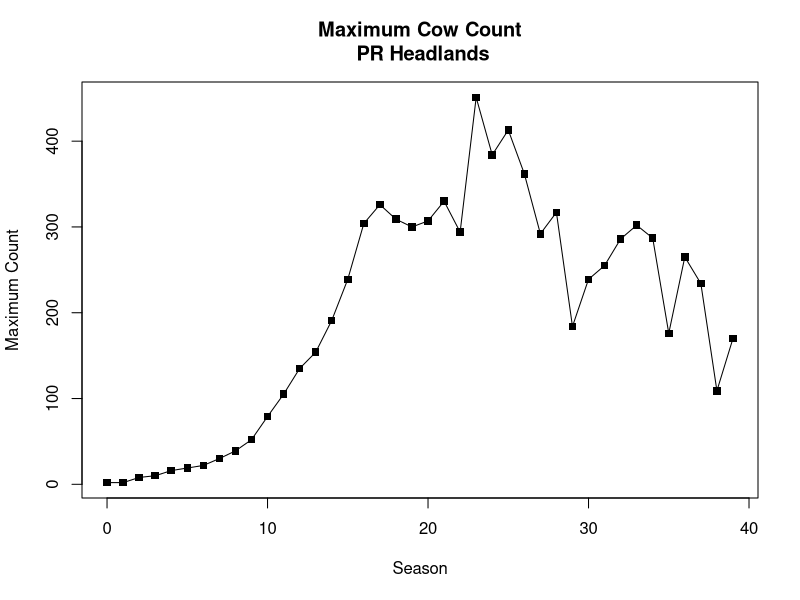
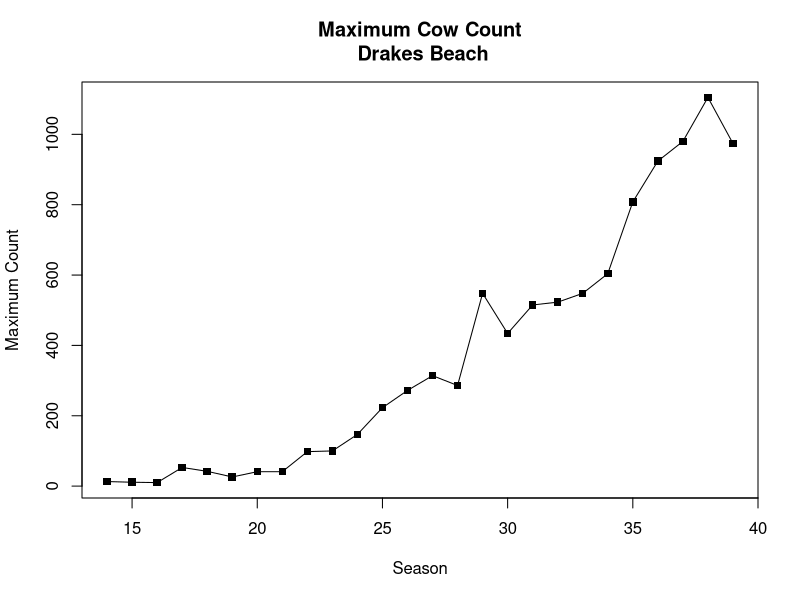
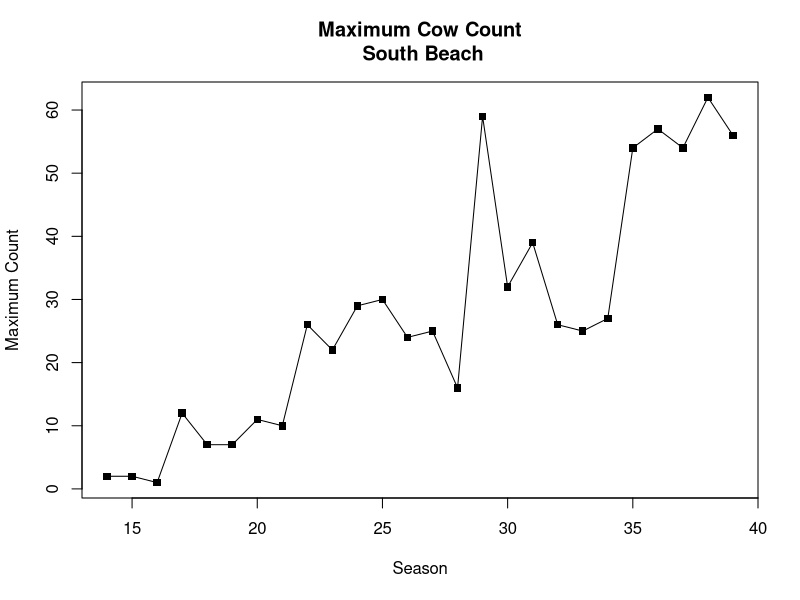
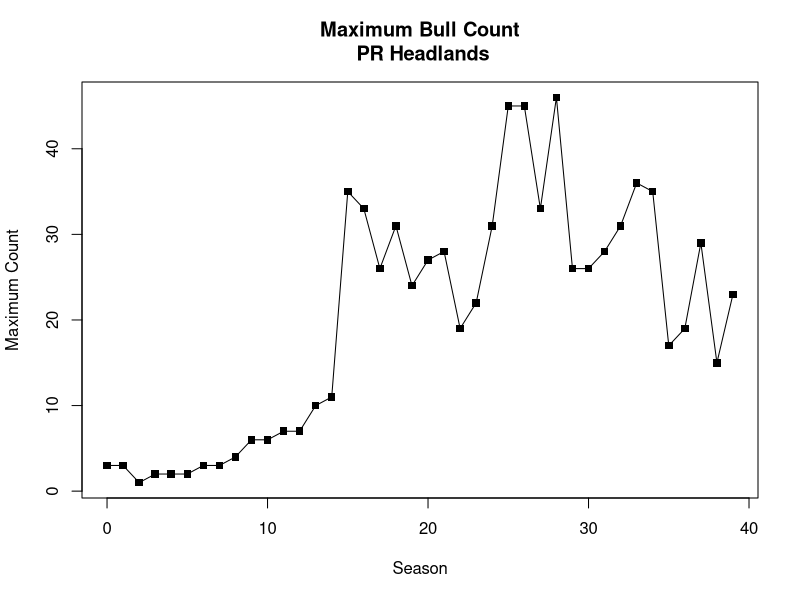
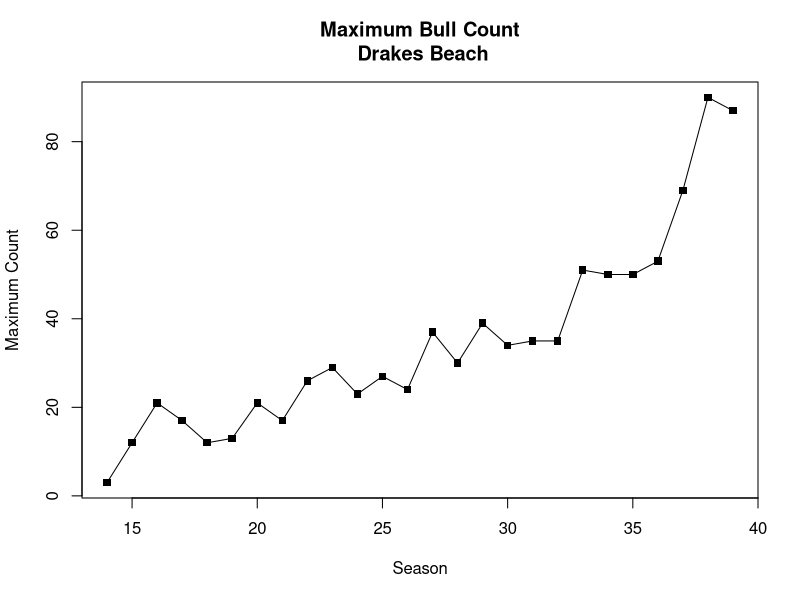
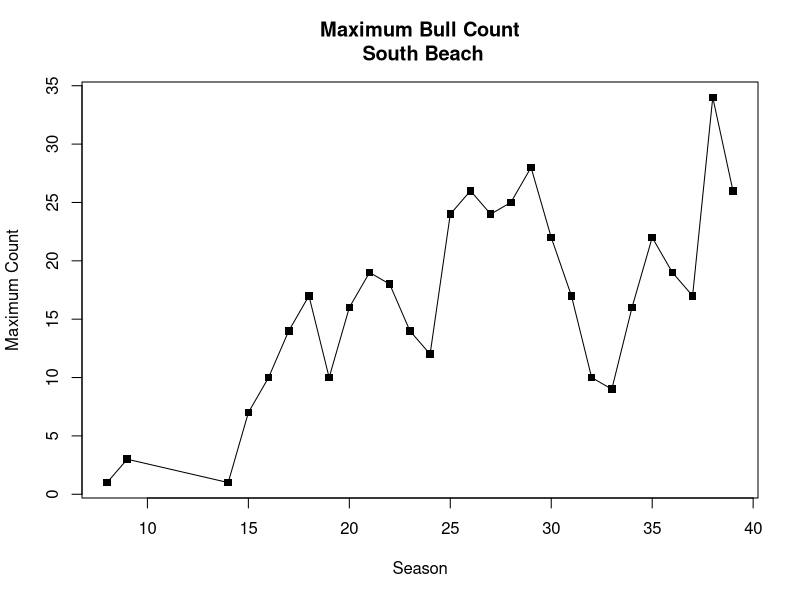
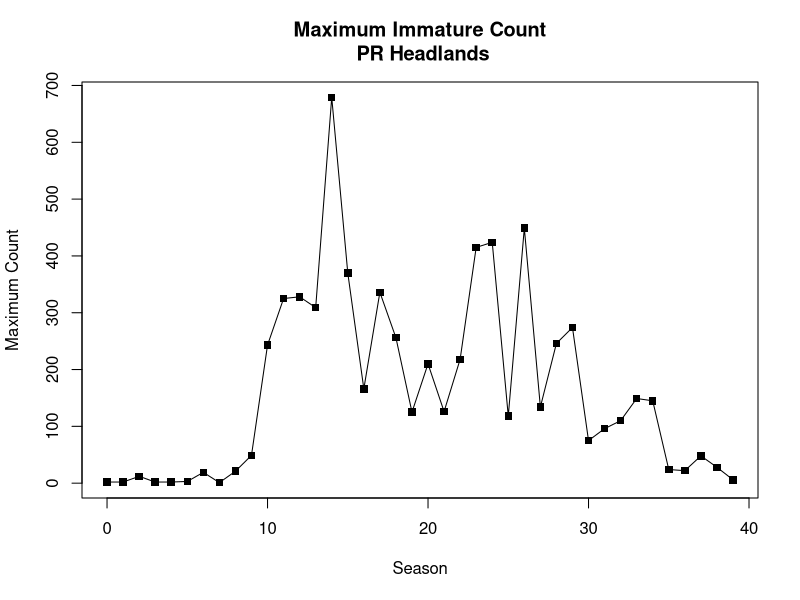
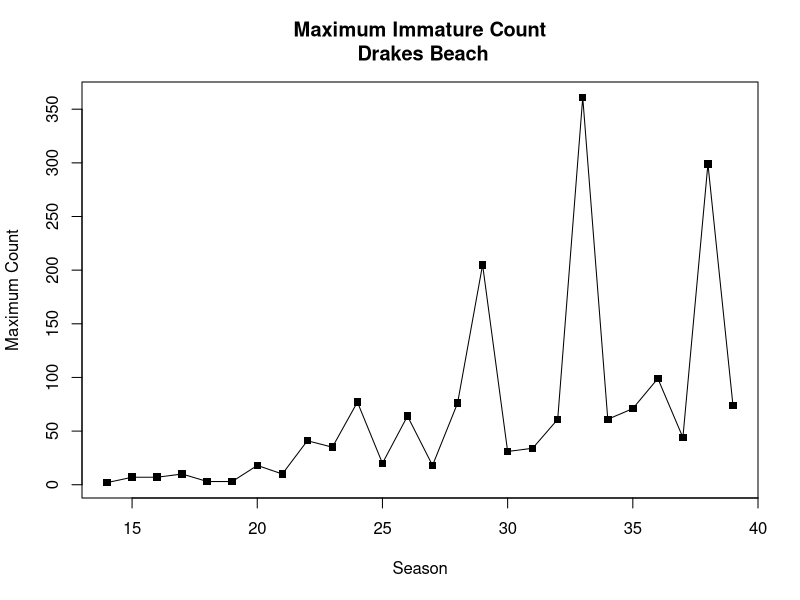

Here is the R script that generated these plots, in order:
# Notes about the data:
# (directly from spreadsheet)
# Feb/March 1983 Access was restricted because road was washed out due to  El Nino storms)
# Did not include partial surveys completed during the 2018/2019 government shutdown
# (from Silas)
# In this analysis I ignore the seals labeled as "UNK"/unknown because it doesn't make sense to take the max of this age class

library("readxl")
library(dplyr)

setwd("~/Internship Summer 2021")
seals <- read_excel("Eseal_1981-2020.xlsx")
# get rid of weird column
seals <- subset(seals, select = -(...6))
# get rid of deadpup (550 instances)
seals <- subset(seals, Age !="DEADPUP")

# unique age classes: 
unique(seals$Age)
# "BULL-SA4"    "COW"      "IMM"      "PUP"      "SA1-3"     "UNK"      "WNR"      "YRLNG"    "EPUP" 
#                         immature             sub adult   unknown     weaner     yearling   group with pup

# to get the Date into POSIXlt which has nice access to year/month/day use: strptime(seals$Date, format="%Y-%m-%d")
# currently stored as POSIXct which has nice storage in data frames but hard for us to work with
# access month using $mon, year using $year and day using $mday
# remember zero based indexing so Jan is 0 and Dec is 11
# year starts at 1900 so 1981 is actually 81 when you use $year

seals_date <- strptime(seals$Date, format="%Y-%m-%d")

# months included in the data set:
unique(seals_date$mon)
# returns 0 (Jan), 1 (Feb), 2 (March), 10 (Nov), 11 (Dec)

# write a function to get each season defined as November Year1 to March Year2
# for example season 0 is Nov 1980 to March 1981, season 1 is Nov 1981 to March 1982... season 9 is Nov 1989 to March 1990... season 39 is Nov 2019 to March 2020
# works for dates passed in as POSIXlt

# function that returns the season for one date
get_season <- function(date) {
  if (date$mon > 6) {season <- date$year - 80}
  else season <- date$year - 81 
  return(season)
}

# function that does get_season on every item in a list
get_season_all <- function(lst) {
  vec <- vector("list", length(lst))
  for (i in 1:length(lst)) {
    vec[[i]] <- get_season(lst[[i]])
  }
  return(vec)
}

# now that we have the seasons we can add them to the tables
seals$season <- get_season_all(seals_date)

# subset data by age class
cows <- subset(seals, Age == "COW")
bulls <- subset(seals, Age == "BULL-SA4")
imm <- subset(seals, Age == "IMM")
#pups <- subset(seals, Age == "PUP" | Age == "EPUP") 
#pupWnr <- subset(seals, Age == "PUP" | Age == "EPUP" | Age == "WNR")
sa <- subset(seals, Age == "SA1-3")
wnr <- subset(seals, Age == "WNR")
yearling <- subset(seals, Age == "YRLNG")

# i do nothing with unknowns, they occur in seasons 1, 2, and 3 with 55 total age-unidentified seals
# it doesn't make sense to take the max count for each season of the unknowns
unk <- subset(seals, Age == "UNK")

# function that returns a list of tables for each location, can pass in the general seals table or subsets based on age class
by_location <- function(table) {
  locations <- list("PR Headlands", "Drakes Beach", "South Beach")
  tables <- vector("list", 3)
  i <- 1
  for (x in locations) {                                             
    tbl <- subset(table, Location == x)
    tables[[i]] <- tbl
    i <- i + 1
  }
  return(tables)
}

# function that takes a list of tables (like that returned by by_location) and gets the maximum count for each season
max_count <- function(listOfT) {
  vec = vector("list", 3)
  i <- 1
  for (x in listOfT) {
    maxi <- x %>% group_by(season) %>% slice(which.max(Count))
    vec[[i]] <- maxi
    i <- i + 1
  }
  return(vec)
}

# function that takes a list of tables with max seasonal counts (like that returned by max_count) and plots max count over time
# this draws line graphs so for SA DB where you are missing seasons 2-14 it just draws a straight line between the data points it has
plot_counts_line <- function(listOfT, age) {
  for (x in listOfT) {
    title <- paste ("Maximum", age, "Count\n", x$Location[1])
    plot(x$season, x$Count, type='l', main=title, xlab="Season", ylab='Maximum Count')
  }
}

# does the same as plot_counts but with points and not lines
plot_counts_points <- function(listOfT, age) {
  for (x in listOfT) {
    title <- paste ("Maximum", age, "Count\n", x$Location[1])
    plot(x$season, x$Count, main=title, xlab="Season", ylab='Maximum Count', pch=16)
  }
}

# does the same as plot_counts but with points and lines
plot_counts_lp <- function(listOfT, age) {
  for (x in listOfT) {
    title <- paste ("Maximum", age, "Count\n", x$Location[1])
    plot(x$season, x$Count, main=title, xlab="Season", ylab='Maximum Count', pch=15)
    lines(x$season, x$Count)
  }
}

#note: there are some counts for age classes other than cows at DB and SB before season 14

# get each location separated out for cows and find max for each season for each
cows_all <- by_location(cows)
cows_max_all <- max_count(cows_all)
plot_counts_lp(cows_max_all, "Cow")

# do the same for all other age classes
bulls_all <- by_location(bulls)
bulls_max_all <- max_count(bulls_all)
plot_counts_lp(bulls_max_all, "Bull")

imm_all <- by_location(imm)
imm_max_all <- max_count(imm_all)
plot_counts_lp(imm_max_all, "Immature")

#pups_all <- by_location(pups)
#pups_max_all <- max_count(pups_all)
#plot_counts_lp(pups_max_all, "Pup")

sa_all <- by_location(sa)
sa_max_all <- max_count(sa_all)
plot_counts_lp(sa_max_all, "Sub-adult (1-3)")

wnr_all <- by_location(wnr)
wnr_max_all <- max_count(wnr_all)
plot_counts_lp(wnr_max_all, "Weaner")

yrlg_all <- by_location(yearling)
yrlg_max_all <- max_count(yrlg_all)
plot_counts_lp(yrlg_max_all, "Yearling")

# function that takes in a list of tables (like that returned by max_count) and turns a list of seasonal total counts
# each table may not have all seasons
total_max_count <- function(listOfT) {
  vec <- vector("list", 40)
  for (i in 0:39) {
    a <- listOfT[[1]]$Count[listOfT[[1]]$season == i]
    if (identical(a, numeric(0))) { a <- 0}
    b <- listOfT[[2]]$Count[listOfT[[2]]$season == i]
    if (identical(b, numeric(0))) { b <- 0}
    c <- listOfT[[3]]$Count[listOfT[[3]]$season == i]
    if (identical(c, numeric(0))) { c <- 0}
    vec[[i+1]] <- a + b + c # lists aren't zero indexed here
  }
  return(vec)
}

# find seasonal totals for age classes separated out
cows_total <- total_max_count(cows_max_all)
bulls_total <- total_max_count(bulls_max_all)
imm_total <- total_max_count(imm_max_all)
sa_total <- total_max_count(sa_max_all)
wnr_total <- total_max_count(wnr_max_all)
yrlg_total <- total_max_count(yrlg_max_all)

# now for pups
pups_only <- subset(seals, Age == "PUP")
epups <- subset(seals, Age == "EPUP")
# i visually inspected epups and pups_only and didn't see overlap in date and location 
# i season 39 doesn't have any pups (only epups) so i only looked at season 38

pups <- subset(seals, Age == "PUP" | Age == "EPUP") 
pups_all <- by_location(pups)
pups_max_all <- max_count(pups_all)
plot_counts_lp(pups_max_all, "Pup")
pups_total <- total_max_count(pups_max_all)

#plot seasonal totals for age classes separated out
plot(0:39, cows_total, main="Total Cow Counts for All Locations", xlab="Seasons", ylab="Count", pch=15)
lines(0:39, cows_total)

plot(0:39, bulls_total, main="Total Bull Counts for All Locations", xlab="Seasons", ylab="Count", pch=15)
lines(0:39, bulls_total)

plot(0:39, imm_total, main="Total Immature Counts for All Locations", xlab="Seasons", ylab="Count", pch=15)
lines(0:39, imm_total)

plot(0:39, sa_total, main="Total Sub-Adult (1-3) Counts for All Locations", xlab="Seasons", ylab="Count", pch=15)
lines(0:39, sa_total)

plot(0:39, wnr_total, main="Total Weaner Counts for All Locations", xlab="Seasons", ylab="Count", pch=15)
lines(0:39, wnr_total)

plot(0:39, yrlg_total, main="Total Yearling Counts for All Locations", xlab="Seasons", ylab="Count", pch=15)
lines(0:39, yrlg_total)

plot(0:39, pups_total, main="Total Pup Counts for All Locations", xlab="Seasons", ylab="Count", pch=15)
lines(0:39, pups_total)
# find seasonal totals for all seals counted
seasonal_total <- vector("list", 40)
for (i in 1:40) {
  total <- cows_total[[i]] + bulls_total[[i]] + imm_total[[i]] + sa_total[[i]] + wnr_total[[i]] + yrlg_total[[i]] + pups_total[[i]]
  seasonal_total[i] <- total
}

plot(0:39, seasonal_total, main="Total Seasonal Counts for All Age Classes and Locations", xlab="Season", ylab="Count", pch=15)
lines(0:39, seasonal_total)


# I didn't combine pups and weaners yet should I do the max counts for pup and wnr for a season and add together
# or add together the daily counts for pup and wnr and take max daily? (first is going to be a lot easier)
#pupWnr <- subset(seals, Age == "PUP" | Age == "EPUP" | Age == "WNR")







